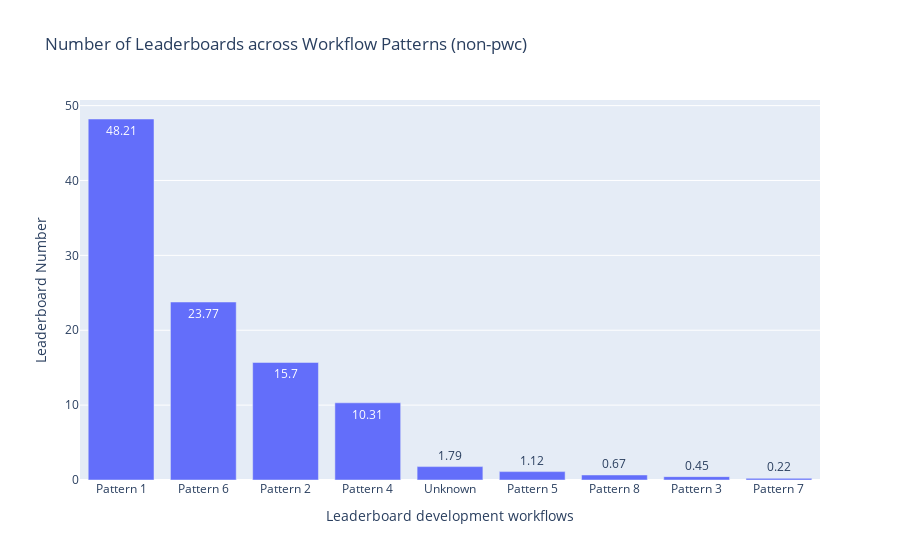

The cell this chart's notebook holds for it:
### Code cell
df = pd.read_csv(path_meta / 'leaderboard_processed.csv')
df['Leaderboard development workflows'] = df['Leaderboard development workflows'].apply(ast.literal_eval)

df = df[df['Leaderboard development workflows'].map(len) > 0]
df_workflow = df.explode('Leaderboard development workflows')
df_workflow = df_workflow.groupby('Leaderboard development workflows').size().reset_index(name='Frequency')
df_workflow['Leaderboard development workflows'] = df_workflow['Leaderboard development workflows'].apply(lambda x: f'Pattern {x}' if x != 'Unknown' else x)
df_workflow.sort_values(by='Frequency', ascending=False, inplace=True)
df_workflow['Weight'] = 1

print(f"{df_workflow['Leaderboard development workflows'].iloc[0]} is the most prevalent ({df_workflow['Frequency'].iloc[0]} out of {len(df)}) workflow patterns that accounts for {round(df_workflow['Frequency'].iloc[0]/len(df)*100,2)}%.")
df_pwc = df[df['Platforms'] == "['Papers With Code']"]
print(f'In {df_workflow["Leaderboard development workflows"].iloc[0]}, {round(len(df_pwc)/df_workflow["Frequency"].iloc[0]*100,2)}% ({len(df_pwc)} out of {df_workflow["Frequency"].iloc[0]}) of the leaderboards are hosted on Papers With Code.')
print(f"There are {round(df_workflow[df_workflow['Leaderboard development workflows'] == 'Unknown']['Frequency'].iloc[0]/(len(df)-len(df_pwc))*100,2)}% ({df_workflow[df_workflow['Leaderboard development workflows'] == 'Unknown']['Frequency'].iloc[0]} out of {len(df)-len(df_pwc)}) non-PWC leaderboards with unknown workflow patterns.")

statistics = {
    'Distribution': 'Leaderboards across Workflow Patterns',
    'Mean': np.mean(df_workflow['Frequency']),
    'Median': np.median(df_workflow['Frequency']),
    'IQR': df_workflow['Frequency'].quantile(0.75) - df_workflow['Frequency'].quantile(0.25),
    'Gini Coefficient': ineqpy.inequality.gini(data=df_workflow[df_workflow['Leaderboard development workflows'] != 'Unknown'], income='Frequency', weights='Weight'),
}
if os.path.exists(path_meta / 'leaderboard_statistics.csv'):
    df_statistics = pd.read_csv(path_meta / 'leaderboard_statistics.csv')
else:
    df_statistics = pd.DataFrame()
df_statistics = pd.concat([df_statistics, pd.DataFrame([statistics])], ignore_index=True)
df_statistics.drop_duplicates(subset=['Distribution'], keep='last', inplace=True)
df_statistics.sort_values(by='Distribution', inplace=True)
df_statistics.to_csv(path_meta / 'leaderboard_statistics.csv', index=False)

df_workflow['Ratio'] = round(df_workflow['Frequency'] / len(df) * 100, 2)
fig = px.bar(
    x=df_workflow['Leaderboard development workflows'], 
    y=df_workflow['Ratio'],
    text_auto=True,
    labels={'x': 'Leaderboard development workflows', 'y': 'Leaderboard Number'},
    title='Number of Leaderboards across Workflow Patterns (non-pwc)'
)
fig.show()

### Figure 1 — Plotly figure (JSON) as saved in the notebook; plotly's stock layout.template omitted (floating-point values rounded to 4 significant figures)
{"data": [{"alignmentgroup": "True", "hovertemplate": "Leaderboard development workflows=%{x}<br>Leaderboard Number=%{y}<extra></extra>", "legendgroup": "", "marker": {"color": "#636efa", "pattern": {"shape": ""}}, "name": "", "offsetgroup": "", "orientation": "v", "showlegend": false, "textposition": "auto", "texttemplate": "%{y}", "type": "bar", "x": ["Pattern 1", "Pattern 6", "Pattern 2", "Pattern 4", "Unknown", "Pattern 5", "Pattern 8", "Pattern 3", "Pattern 7"], "xaxis": "x", "y": [48.21, 23.77, 15.7, 10.31, 1.79, 1.12, 0.67, 0.45, 0.22], "yaxis": "y"}], "layout": {"barmode": "relative", "legend": {"tracegroupgap": 0}, "title": {"text": "Number of Leaderboards across Workflow Patterns (non-pwc)"}, "xaxis": {"anchor": "y", "domain": [0, 1], "title": {"text": "Leaderboard development workflows"}}, "yaxis": {"anchor": "x", "domain": [0, 1], "title": {"text": "Leaderboard Number"}}}}
